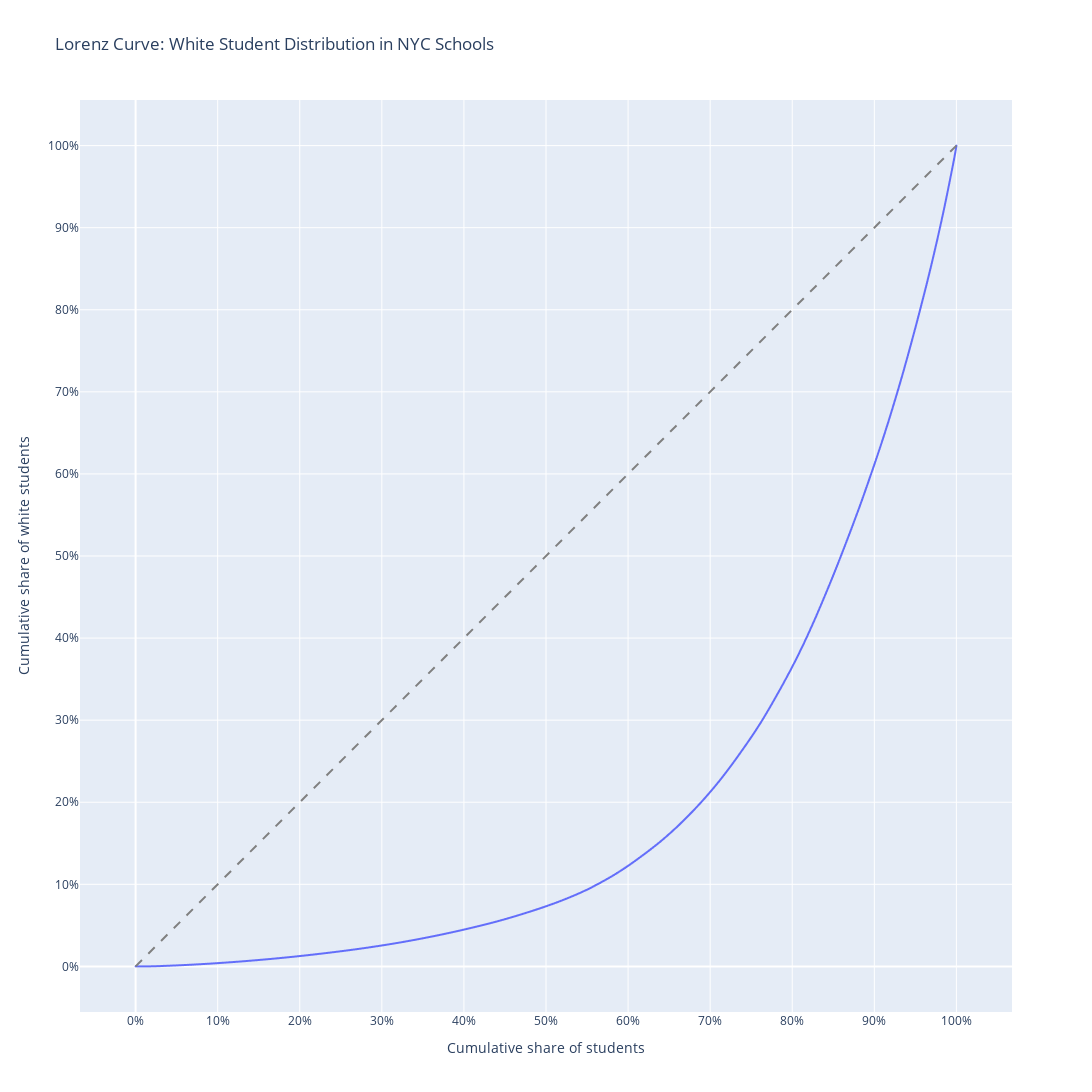

Notebook code for this chart:
### Code cell
white_total = df['white_n'].sum()
student_total = df.total_enrollment.sum()

df['white_share'] = df['white_n'] / df.total_enrollment
df = df.sort_values('white_share')

df['cum_students'] = df.total_enrollment.cumsum() / student_total
df['cum_white'] = df['white_n'].cumsum() / white_total

# Sort schools by white share
df = df.sort_values('white_share')

# Compute cumulative proportions
df['cum_students'] = df.total_enrollment.cumsum() / df.total_enrollment.sum()
df['cum_white'] = df['white_n'].cumsum() / df['white_n'].sum()

# Add (0,0) for the curve start
lorenz_df = pd.concat([
    pd.DataFrame({'cum_students': [0], 'cum_white': [0]}),
    df[['cum_students', 'cum_white']]
])

# Plot
fig = px.line(lorenz_df, x='cum_students', y='cum_white', title='Lorenz Curve: White Student Distribution in NYC Schools')
fig.add_shape(type='line', x0=0, y0=0, x1=1, y1=1, line=dict(dash='dash', color='gray'))
fig.update_layout(
    width=1200,
    height=1200,
    xaxis_scaleanchor="y",
)
fig.update_xaxes(
    tickvals=[i/10 for i in range(11)],
    ticktext=[f"{i*10}%" for i in range(11)],
    title="Cumulative share of students"
)
fig.update_yaxes(
    tickvals=[i/10 for i in range(11)],
    ticktext=[f"{i*10}%" for i in range(11)],
    title="Cumulative share of white students"
)



fig.show()
# save fig as an svg
fig.write_image("/home/mxc/Downloads/lorenz-nyc-schools-2024_25.svg")

### Figure 1 — Plotly figure (JSON) as saved in the notebook; plotly's stock layout.template omitted (floating-point values rounded to 4 significant figures; data arrays with more than 128 entries replaced by an {"elided": "..."} marker saying what was removed)
{"data": [{"hovertemplate": "cum_students=%{x}<br>cum_white=%{y}<extra></extra>", "legendgroup": "", "line": {"color": "#636efa", "dash": "solid"}, "marker": {"symbol": "circle"}, "mode": "lines", "name": "", "showlegend": false, "type": "scattergl", "x": {"elided": "1901 float values"}, "xaxis": "x", "y": {"elided": "1901 float values"}, "yaxis": "y"}], "layout": {"height": 1200, "legend": {"tracegroupgap": 0}, "shapes": [{"line": {"color": "gray", "dash": "dash"}, "type": "line", "x0": 0, "x1": 1, "y0": 0, "y1": 1}], "title": {"text": "Lorenz Curve: White Student Distribution in NYC Schools"}, "width": 1200, "xaxis": {"anchor": "y", "domain": [0, 1], "scaleanchor": "y", "ticktext": ["0%", "10%", "20%", "30%", "40%", "50%", "60%", "70%", "80%", "90%", "100%"], "tickvals": [0, 0.1, 0.2, 0.3, 0.4, 0.5, 0.6, 0.7, 0.8, 0.9, 1], "title": {"text": "Cumulative share of students"}}, "yaxis": {"anchor": "x", "domain": [0, 1], "ticktext": ["0%", "10%", "20%", "30%", "40%", "50%", "60%", "70%", "80%", "90%", "100%"], "tickvals": [0, 0.1, 0.2, 0.3, 0.4, 0.5, 0.6, 0.7, 0.8, 0.9, 1], "title": {"text": "Cumulative share of white students"}}}}
